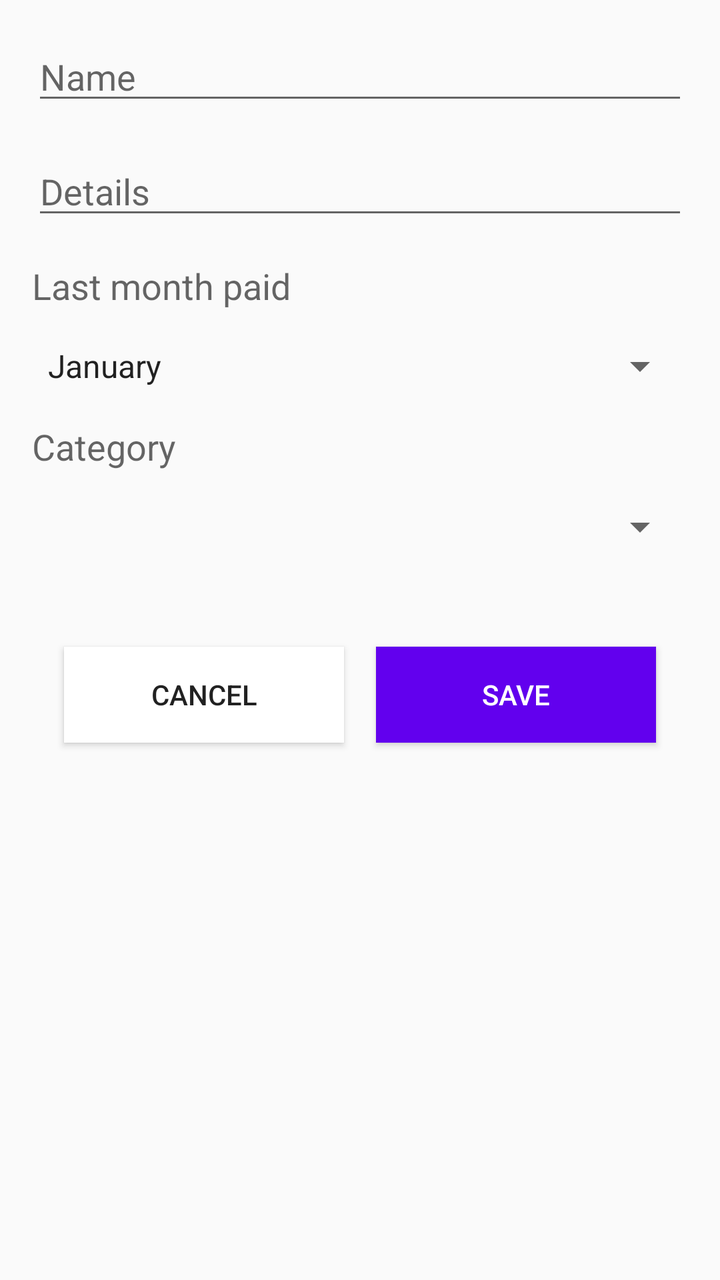
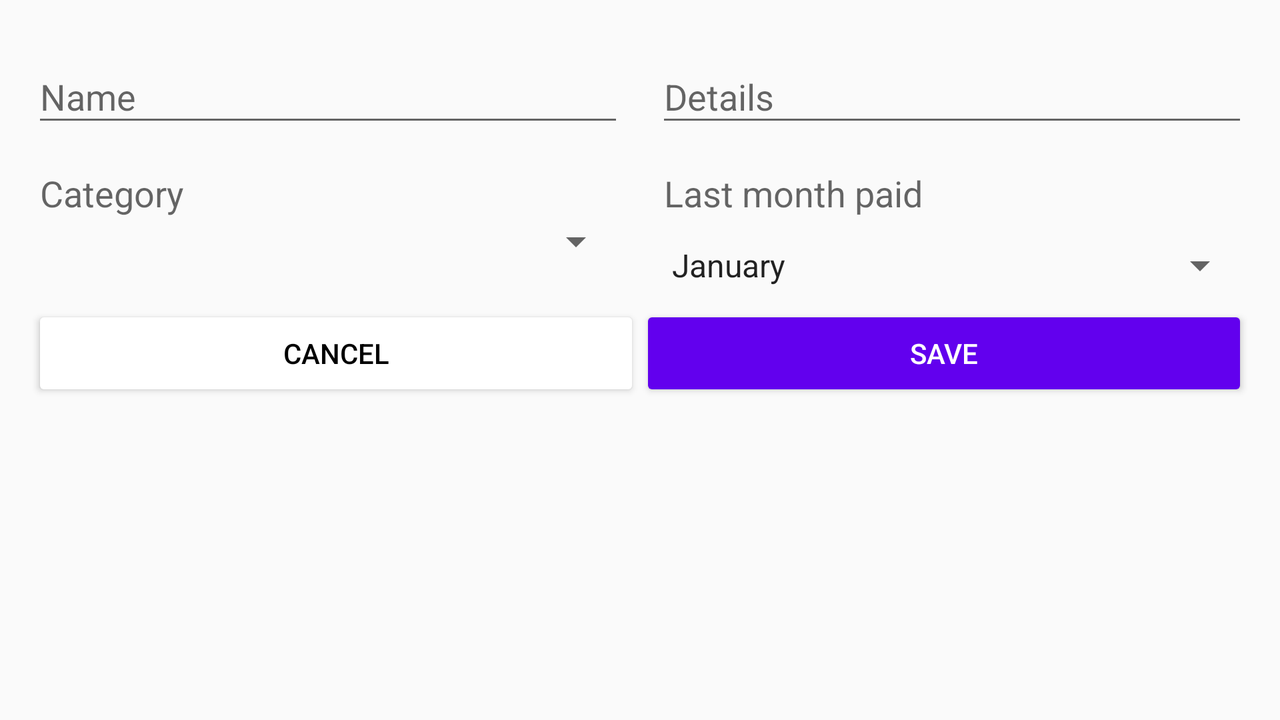

First picture: res/layout/ on a phone held upright. Second picture: the repository's own variant of that layout, on a device whose configuration matches the variant's folder. Source for both follows.
<!-- AndroidManifest.xml: application theme AppTheme -->
<!-- res/layout/activity_new_item.xml -->
<?xml version="1.0" encoding="utf-8"?>
<LinearLayout xmlns:android="http://schemas.android.com/apk/res/android"
    android:layout_width="match_parent"
    android:layout_height="wrap_content"
    android:orientation="vertical"
    android:padding="16dp">

    <EditText
        android:id="@+id/new_item_name"
        android:layout_width="match_parent"
        android:layout_height="wrap_content"
        android:ems="10"
        android:hint="@string/new_item_name_hint"
        android:inputType="textCapSentences"
        android:textAppearance="@style/Base.TextAppearance.AppCompat.Medium" />

    <EditText
        android:id="@+id/new_item_detail"
        android:layout_width="match_parent"
        android:layout_height="wrap_content"
        android:layout_marginTop="16dp"
        android:ems="10"
        android:hint="@string/new_item_detail_hint"
        android:inputType="textCapSentences"
        android:textAppearance="@style/Base.TextAppearance.AppCompat.Medium" />

    <TextView
        android:id="@+id/textViewUltMes"
        android:layout_width="match_parent"
        android:layout_height="wrap_content"
        android:layout_marginTop="16dp"
        android:text="@string/new_item_last_month_label"
        android:textAppearance="@style/Base.TextAppearance.AppCompat.Medium" />

    <Spinner
        android:id="@+id/new_item_spinner_months"
        android:layout_width="match_parent"
        android:layout_height="wrap_content"
        android:layout_marginTop="16dp"
        android:entries="@array/meses"
        android:textAppearance="@style/Base.TextAppearance.AppCompat.Medium" />

    <TextView
        android:id="@+id/textViewCategories"
        android:layout_width="match_parent"
        android:layout_height="wrap_content"
        android:layout_marginTop="16dp"
        android:text="@string/new_item_type_label"
        android:textAppearance="@style/Base.TextAppearance.AppCompat.Medium" />

    <Spinner
        android:id="@+id/new_item_spinner_types"
        android:layout_width="match_parent"
        android:layout_height="wrap_content"
        android:layout_marginTop="16dp"
        android:entries="@array/item_types"
        android:textAppearance="@style/Base.TextAppearance.AppCompat.Medium" />

    <LinearLayout
        android:layout_width="match_parent"
        android:layout_height="wrap_content"
        android:layout_marginTop="32dp"
        android:orientation="horizontal"
        android:padding="8dp">

        <Button
            android:id="@+id/new_item_cancel"
            android:layout_width="match_parent"
            android:layout_height="match_parent"
            android:layout_margin="8dp"
            android:layout_weight="1"
            android:background="@android:color/background_light"
            android:onClick="cancelSave"
            android:text="@string/new_item_btn_cancel" />

        <Button
            android:id="@+id/new_item_save"
            android:layout_width="match_parent"
            android:layout_height="match_parent"
            android:layout_margin="8dp"
            android:layout_weight="1"
            android:background="@color/colorPrimary"
            android:onClick="saveItem"
            android:text="@string/new_item_btn_save"
            android:textColor="@android:color/background_light" />
    </LinearLayout>

</LinearLayout>
<!-- resources referenced by this layout -->
<resources>
  <string-array name="meses">
          <item>January</item>
          <item>February</item>
          <item>March</item>
          <item>April</item>
          <item>May</item>
          <item>June</item>
          <item>July</item>
          <item>August</item>
          <item>September</item>
          <item>October</item>
          <item>November</item>
          <item>December</item>
      </string-array>
  <string name="new_item_btn_cancel">Cancel</string>
  <string name="new_item_btn_save">Save</string>
  <string name="new_item_detail_hint">Details</string>
  <string name="new_item_last_month_label">Last month paid</string>
  <string name="new_item_name_hint">Name</string>
  <string name="new_item_type_label">Category</string>
  <style name="AppTheme" parent="Theme.AppCompat.Light.DarkActionBar">
          
          <item name="colorPrimary">@color/colorPrimary</item>
          <item name="colorPrimaryDark">@color/colorPrimaryDark</item>
          <item name="colorAccent">@color/colorAccent</item>
      </style>
</resources>
<!-- res/layout-land/activity_new_item.xml (the author's variant of the layout above) -->
<!-- drawn on the phone turned sideways -->
<?xml version="1.0" encoding="utf-8"?>
<LinearLayout xmlns:android="http://schemas.android.com/apk/res/android"
    android:layout_width="match_parent"
    android:layout_height="match_parent"
    android:orientation="vertical"
    android:padding="16dp">

    <LinearLayout
        android:layout_width="match_parent"
        android:layout_height="wrap_content"
        android:orientation="horizontal">

        <android.support.design.widget.TextInputLayout
            android:id="@+id/input_layout_new_item_name"
            android:layout_width="wrap_content"
            android:layout_height="wrap_content"
            android:layout_weight="1">
            <EditText
                android:id="@+id/new_item_name"
                android:layout_width="match_parent"
                android:layout_height="wrap_content"
                android:layout_marginEnd="8dp"
                android:ems="10"
                android:hint="@string/new_item_name_hint"
                android:inputType="textCapSentences"
                android:textAppearance="@style/Base.TextAppearance.AppCompat.Medium" />
        </android.support.design.widget.TextInputLayout>

        <android.support.design.widget.TextInputLayout
            android:id="@+id/input_layout_new_item_detail"
            android:layout_width="wrap_content"
            android:layout_height="wrap_content"
            android:layout_weight="1">
            <EditText
                android:id="@+id/new_item_detail"
                android:layout_width="match_parent"
                android:layout_height="wrap_content"
                android:layout_marginStart="8dp"
                android:ems="10"
                android:hint="@string/new_item_detail_hint"
                android:inputType="textCapSentences"
                android:textAppearance="@style/Base.TextAppearance.AppCompat.Medium" />
        </android.support.design.widget.TextInputLayout>

    </LinearLayout>

    <LinearLayout
        android:layout_width="match_parent"
        android:layout_height="wrap_content"
        android:baselineAligned="false"
        android:orientation="horizontal">

        <LinearLayout
            android:layout_width="match_parent"
            android:layout_height="match_parent"
            android:layout_marginEnd="8dp"
            android:layout_weight="1"
            android:orientation="vertical">

            <TextView
                android:id="@+id/textViewCategories"
                android:layout_width="match_parent"
                android:layout_height="wrap_content"
                android:layout_marginStart="4dp"
                android:layout_marginTop="16dp"
                android:text="@string/new_item_type_label"
                android:textAppearance="@style/Base.TextAppearance.AppCompat.Medium" />

            <Spinner
                android:id="@+id/new_item_spinner_types"
                android:layout_width="match_parent"
                android:layout_height="wrap_content"
                android:textAppearance="@style/Base.TextAppearance.AppCompat.Medium" />

        </LinearLayout>

        <LinearLayout
            android:layout_width="match_parent"
            android:layout_height="match_parent"
            android:layout_marginStart="8dp"
            android:layout_weight="1"
            android:orientation="vertical">

            <TextView
                android:id="@+id/textViewUltMes"
                android:layout_width="match_parent"
                android:layout_height="wrap_content"
                android:layout_marginStart="4dp"
                android:layout_marginTop="16dp"
                android:text="@string/new_item_last_month_label"
                android:textAppearance="@style/Base.TextAppearance.AppCompat.Medium" />

            <Spinner
                android:id="@+id/new_item_spinner_months"
                android:layout_width="match_parent"
                android:layout_height="wrap_content"
                android:layout_marginTop="12dp"
                android:entries="@array/meses"
                android:textAppearance="@style/Base.TextAppearance.AppCompat.Medium" />
        </LinearLayout>

    </LinearLayout>

    <LinearLayout
        android:layout_width="match_parent"
        android:layout_height="wrap_content"
        android:layout_marginTop="8dp"
        android:orientation="horizontal">

        <Button
            android:id="@+id/new_item_cancel"
            android:layout_width="0dp"
            android:layout_height="wrap_content"
            android:layout_weight="1"
            android:theme="@style/AppTheme.Button.Cancel"
            android:onClick="cancelSave"
            android:text="@string/new_item_btn_cancel" />

        <Button
            android:id="@+id/new_item_save"
            android:layout_width="0dp"
            android:layout_height="wrap_content"
            android:layout_weight="1"
            android:theme="@style/AppTheme.Button.Primary"
            android:onClick="saveItem"
            android:text="@string/new_item_btn_save"
            android:textColor="@android:color/background_light" />
    </LinearLayout>

</LinearLayout>
<!-- resources referenced by the variant -->
<!-- as the phone turned sideways resolves them -->
<resources>
  <string-array name="meses">
          <item>January</item>
          <item>February</item>
          <item>March</item>
          <item>April</item>
          <item>May</item>
          <item>June</item>
          <item>July</item>
          <item>August</item>
          <item>September</item>
          <item>October</item>
          <item>November</item>
          <item>December</item>
      </string-array>
  <string name="new_item_btn_cancel">Cancel</string>
  <string name="new_item_btn_save">Save</string>
  <string name="new_item_detail_hint">Details</string>
  <string name="new_item_last_month_label">Last month paid</string>
  <string name="new_item_name_hint">Name</string>
  <string name="new_item_type_label">Category</string>
  <style name="AppTheme.Button.Cancel" parent="Widget.AppCompat.Button.Colored">
          <item name="android:colorButtonNormal">@android:color/background_light</item>
          <item name="android:textColor">@android:color/black</item>
      </style>
  <style name="AppTheme.Button.Primary" parent="Widget.AppCompat.Button.Colored">
          <item name="android:colorButtonNormal">@color/colorPrimary</item>
          <item name="android:textColor">@android:color/background_light</item>
      </style>
  <style name="AppTheme" parent="Theme.AppCompat.Light.DarkActionBar">
          
          <item name="colorPrimary">@color/colorPrimary</item>
          <item name="colorPrimaryDark">@color/colorPrimaryDark</item>
          <item name="colorAccent">@color/colorAccent</item>
      </style>
</resources>
